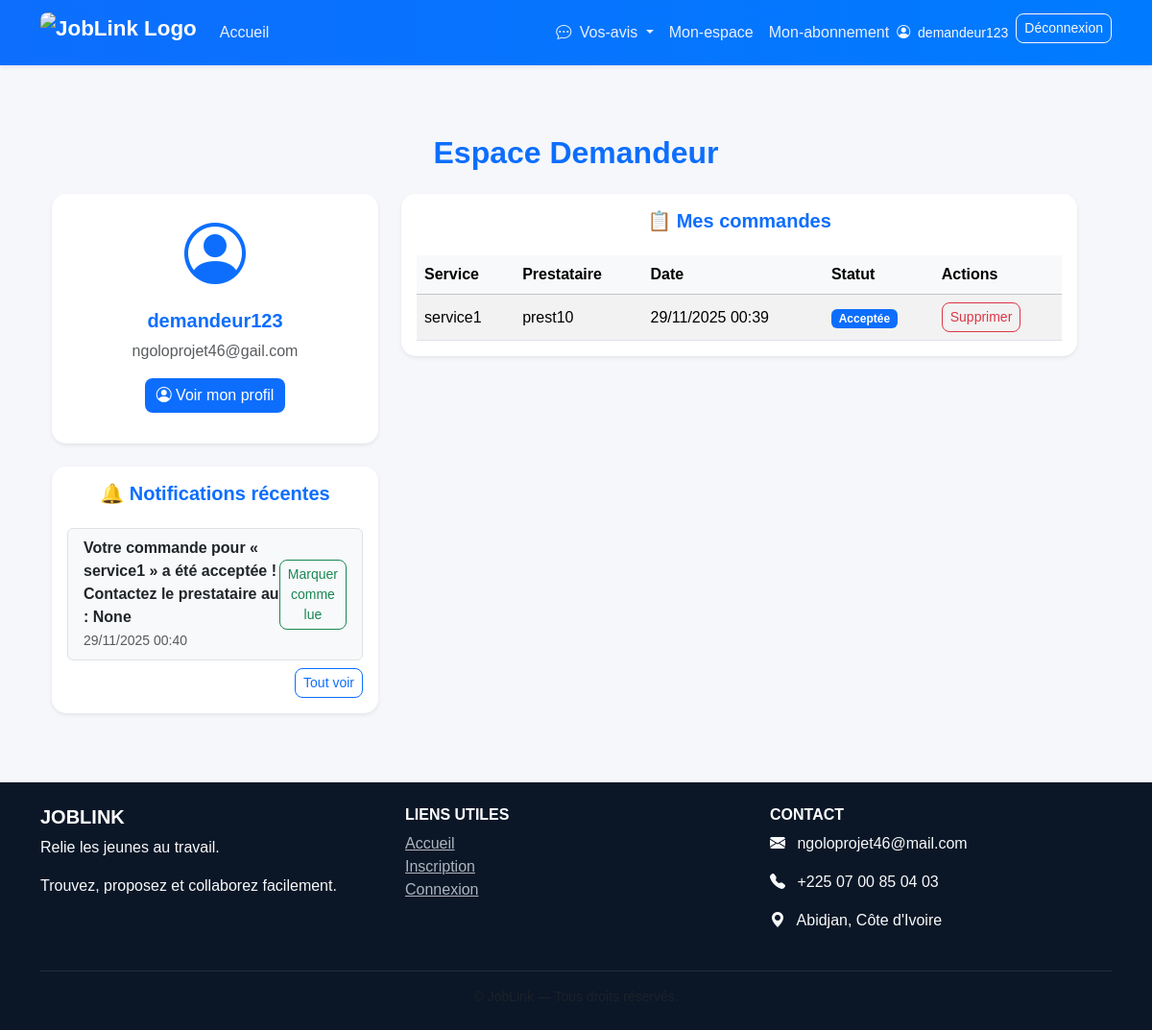
/tableau-demandeur/ (signed in), run on the app's committed database.
### core/models.py (models this page shows, shortened)
class User(AbstractUser):
    ROLE_CHOICES = (
        ('prestataire', 'Prestataire'),
        ('demandeur', 'Demandeur'),
    )
    role = models.CharField(max_length=20, choices=ROLE_CHOICES)
    phone = models.CharField(max_length=20, unique=True, null=True, blank=True)
    photo = CloudinaryField("photo_profil", blank=True, null=True)

class Notification(models.Model):
    user = models.ForeignKey(User, on_delete=models.CASCADE)
    prestataire = models.ForeignKey('Prestataire', on_delete=models.CASCADE, null=True, blank=True)  # Ajout
    message = models.TextField()
    lue = models.BooleanField(default=False)
    date = models.DateTimeField(auto_now_add=True)

class Commande(models.Model):
    service = models.ForeignKey(Service, on_delete=models.CASCADE)
    client = models.ForeignKey(User, on_delete=models.CASCADE, null=True, blank=True)
    demandeur = models.ForeignKey(Demandeur, on_delete=models.CASCADE)
    date_commande = models.DateTimeField(auto_now_add=True)
    statut_choices = [
        ('en_attente', 'En attente'),
        ('acceptee', 'Acceptée'),
        ('terminee', 'Terminée'),
        ('annulee', 'Annulée'),
    ]
    statut = models.CharField(max_length=20, choices=statut_choices, default='en_attente')

class Service(models.Model):
    VILLES_CI = [
        ("Abidjan", "Abidjan"),
        ("Bouaké", "Bouaké"),
        ("Daloa", "Daloa"),
        ("Yamoussoukro", "Yamoussoukro"),
        ("San-Pédro", "San-Pédro"),
        ("Korhogo", "Korhogo"),
        ("Man", "Man"),
        ("Gagnoa", "Gagnoa"),
    ]
    prestataire = models.ForeignKey(
        'Prestataire',
        on_delete=models.CASCADE,
        related_name='services'
    )
    titre = models.CharField(max_length=100)
    description = models.TextField()
    prix = models.DecimalField(max_digits=10, decimal_places=2)
    telephone = models.CharField(max_length=20, blank=True, null=True)
    adresse = models.CharField(max_length=255, blank=True, null=True)
    categorie = models.CharField(max_length=100)
    ville = models.CharField(max_length=50, choices=VILLES_CI, default="Abidjan")
    date_publication = models.DateTimeField(auto_now_add=True)
    disponible = models.BooleanField(default=True)
    image = CloudinaryField("image", blank=True, null=True)
    video = CloudinaryField(resource_type="video", blank=True, null=True)

class Prestataire(models.Model):
    user = models.OneToOneField(User, on_delete=models.CASCADE)
    competence = models.TextField()
    experience = models.PositiveIntegerField(default=0, help_text="Années d'expérience")
    localisation = models.CharField(max_length=100)
    telephone = models.CharField(max_length=20, blank=True, null=True)  # ✅ ajouté
    email = models.EmailField(blank=True, null=True)  # ✅ ajouté
    note_moyenne = models.FloatField(default=0.0)

### core/views.py (the view)
# urls.py: path('tableau-demandeur/', views.tableau_demandeur, name='tableau_demandeur'),
@login_required
def tableau_demandeur(request):
    demandeur = get_object_or_404(Demandeur, user=request.user)
    commandes = Commande.objects.filter(demandeur=demandeur).select_related('service__prestataire')
    notifications = Notification.objects.filter(user=request.user).order_by('-date')
    context = {
        'demandeur': demandeur,
        'commandes': commandes,
        'notifications': notifications,
    }
    return render(request, 'dashboard_demandeur.html', context)

### core/templates/dashboard_demandeur.html
{% extends 'base.html' %}
{% block content %}
<div class="container py-5">
    <h2 class="mb-4 text-primary text-center fw-bold">Espace Demandeur</h2>
    <div class="row">
        <div class="row">
        <div class="col-md-4">
            <div class="card shadow-sm mb-4">
                <div class="card-body text-center">
                    {% if user.photo %}
                        <img src="{{ user.photo.url }}" class="rounded-circle mb-3" width="120" height="120">
                    {% else %}
                        <i class="bi bi-person-circle text-primary" style="font-size: 4rem;"></i>
                    {% endif %}
                    <h5 class="mt-2">{{ user.username }}</h5>
                    <p class="text-muted">{{ user.email }}</p>
                    <a href="{% url 'profil' %}" class="btn btn-primary mb-3">
                        <i class="bi bi-person-circle"></i> Voir mon profil
                    </a>
                </div>
            </div>
            <div class="card shadow-sm mb-4">
                <div class="card-body">
                    <h5 class="mb-4 text-center text-primary fw-bold">🔔 Notifications récentes</h5>
                    {% if notifications %}
                        <ul class="list-group mb-2">
                            {% for notif in notifications|slice:":3" %}
                                <li class="list-group-item d-flex justify-content-between align-items-center {% if not notif.lue %}bg-light{% endif %}">
                                    <div>
                                        <strong>{{ notif.message }}</strong><br>
                                        <small class="text-muted">{{ notif.date|date:"d/m/Y H:i" }}</small>
                                    </div>
                                    {% if not notif.lue %}
                                        <a href="{% url 'marquer_notification_lue' notif.id %}"
                                           class="btn btn-sm btn-outline-success">Marquer comme lue</a>
                                    {% else %}
                                        <span class="badge bg-success text-white">Lue</span>
                                    {% endif %}
                                </li>
                            {% endfor %}
                        </ul>
                        <div class="text-end">
                            <a href="{% url 'mes_notifications' %}" class="btn btn-sm btn-outline-primary">
                                Tout voir
                            </a>
                        </div>
                    {% else %}
                        <p class="text-muted">Aucune notification pour le moment.</p>
                    {% endif %}
                </div>
            </div>
        </div>
        <div class="col-md-8 mb-4">
            <div class="card shadow-sm">
                <div class="card-body">
                    <h5 class="mb-4 text-center text-primary fw-bold">📋 Mes commandes</h5>
                    {% if commandes %}
                        <div class="table-responsive">
                            <table class="table table-striped align-middle mb-0">
                                <thead class="table-light">
                                    <tr>
                                        <th>Service</th>
                                        <th>Prestataire</th>
                                        <th>Date</th>
                                        <th>Statut</th>
                                        <th>Actions</th>
                                    </tr>
                                </thead>
                                <tbody>
                                    {% for commande in commandes %}
                                        <tr>
                                            <td>{{ commande.service.titre }}</td>
                                            <td>{{ commande.service.prestataire.user.username }}</td>
                                            <td>{{ commande.date_commande|date:"d/m/Y H:i" }}</td>
                                            <td>
                                                {% if commande.statut == 'en_attente' %}
                                                    <span class="badge bg-warning text-dark">En attente</span>
                                                {% elif commande.statut == 'acceptee' %}
                                                    <span class="badge bg-primary">Acceptée</span>
                                                {% elif commande.statut == 'terminee' %}
                                                    <span class="badge bg-success">Terminée</span>
                                                {% else %}
                                                    <span class="badge bg-danger">Annulée</span>
                                                {% endif %}
                                            </td>
                                            <td>
                                                <a href="{% url 'supprimer_commande' commande.id %}"
                                                   class="btn btn-sm btn-outline-danger"
                                                   onclick="return confirm('Supprimer cette commande ? 🗑');">
                                                    Supprimer
                                                </a>
                                            </td>
                                        </tr>
                                    {% endfor %}
                                </tbody>
                            </table>
                        </div>
                    {% else %}
                        <p class="text-muted">Aucune commande pour le moment.</p>
                    {% endif %}
                </div>
            </div>
        </div>
    </div>
</div>
{% endblock %}

### core/templates/base.html (shortened to what this page needs)
<!DOCTYPE html>
<html lang="fr">
<head>
    <link href="https://cdn.jsdelivr.net/npm/bootstrap@5.3.3/dist/css/bootstrap.min.css" rel="stylesheet">
    <link rel="stylesheet" href="https://cdn.jsdelivr.net/npm/bootstrap-icons@1.11.3/font/bootstrap-icons.css">
</head>
<body class="d-flex flex-column min-vh-100">
    <nav class="navbar navbar-expand-lg navbar-dark shadow-sm">
        <div class="container">
           <a class="navbar-brand fw-bold d-flex align-items-center" href="{% url 'home' %}">
                <img src="https://res.cloudinary.com/dxndciemg/image/upload/v1764555602/c721626a-fccc-43ed-9791-b79d6451cf12.png"
                    alt="JobLink Logo"
                    style="height: 42px; width: auto; border-radius: 8px;">
            </a>
            <div class="collapse navbar-collapse" id="navbarNav">
                <ul class="navbar-nav me-auto">
                    <li class="nav-item">
                        <a class="nav-link" href="{% url 'home' %}">Accueil</a>
                    </li>
                </ul>
                <ul class="navbar-nav">
                    {% if user.is_authenticated %}
                        <li class="nav-item dropdown">
                            <a class="nav-link dropdown-toggle text-light" href="#" id="commentairesDropdown"
                                role="button" data-bs-toggle="dropdown" aria-expanded="false">
                                <i class="bi bi-chat-dots me-1"></i> Vos-avis
                            </a>
                        </li>
                        <li class="nav-item">
                            <a class="nav-link" href="{% url 'dashboard' %}">
                                Mon-espace
                            </a>
                        </li>
                        <li class="nav-item">
                            <a class="nav-link" href="{% url 'gerer_abonnement' %}">Mon-abonnement</a></li>
                        <li class="nav-item d-flex align-items-center me-2">
                            <span class="text-light small">
                                <i class="bi bi-person-circle me-1"></i> {{ user.username }}
                            </span>
                        </li>
                        <li class="nav-item">
                            <form method="post" action="{% url 'logout' %}" style="display:inline;">
                                <button type="submit" class="btn btn-outline-light btn-sm">
                                    Déconnexion
                                </button>
                            </form>
                        </li>
                    {% endif %}
                </ul>
            </div>
        </div>
    </nav>
    <main class="container mt-4 flex-grow-1 fade-in">
        {% block content %}
        {% endblock %}
    </main>
    <footer class="text-light py-4 mt-auto">
        <div class="container text-center text-md-start">
            <div class="row gy-3">
                <div class="col-md-4">
                    <h5 class="fw-bold text-uppercase">JobLink</h5>
                    <p>Relie les jeunes au travail.</p>
                    <p>Trouvez, proposez et collaborez facilement.</p>
                </div>
                <div class="col-md-4">
                    <h6 class="fw-bold text-uppercase">Liens utiles</h6>
                    <ul class="list-unstyled">
                        <li><a href="{% url 'home' %}">Accueil</a></li>
                        <li><a href="{% url 'register' %}">Inscription</a></li>
                        <li><a href="{% url 'login' %}">Connexion</a></li>
                    </ul>
                </div>
                <div class="col-md-4">
                    <h6 class="fw-bold text-uppercase">Contact</h6>
                    <p><i class="bi bi-envelope-fill me-2"></i> ngoloprojet46@mail.com</p>
                    <p><i class="bi bi-telephone-fill me-2"></i> +225 07 00 85 04 03</p>
                    <p><i class="bi bi-geo-alt-fill me-2"></i> Abidjan, Côte d'Ivoire</p>
                </div>
            </div>
            <hr class="border-secondary mt-4">
            <div class="text-center text-muted small">
            </div>
        </div>
    </footer>
</body>
</html>

### core/templates/base.html (style rules this page uses)
body { font-family: "Poppins", sans-serif; background-color: #f5f7fb; color: #333; min-height: 100vh; }
h1, h2, h3, h4, h5 { font-weight: 600; color: #0d6efd; }
.navbar { background: linear-gradient(90deg, #0d6efd, #007bff); }
.navbar-brand { font-size: 1.4rem; }
.navbar-nav .nav-link { color: #eaf1ff !important; font-weight: 500; transition: color 0.2s ease-in-out; }
button, .btn { border-radius: 8px !important; }
.card { border: none; border-radius: 15px; box-shadow: 0 3px 10px rgba(0,0,0,0.08); transition: transform 0.2s ease-in-out; }
footer { background-color: #0b1727; }
footer h5, footer h6 { color: #fff; }
footer a { color: #adb5bd; transition: color 0.2s; }
footer hr { border-color: rgba(255, 255, 255, 0.2); }
.btn-primary { background-color: #0d6efd; border: none; }
.fade-in { animation: fadeIn 0.6s ease-in-out; }

### data on the page
User: username "demandeur123", email "ngoloprojet46@gail.com"
Notification: message "Votre commande pour « service1 » a été acceptée ! Contactez le prestataire au : None", date "29/11/2025 00:40", lue "Marquer comme lue"
Commande: service.titre "service1", service.prestataire.user.username "prest10", date_commande "29/11/2025 00:39", statut "Acceptée"
